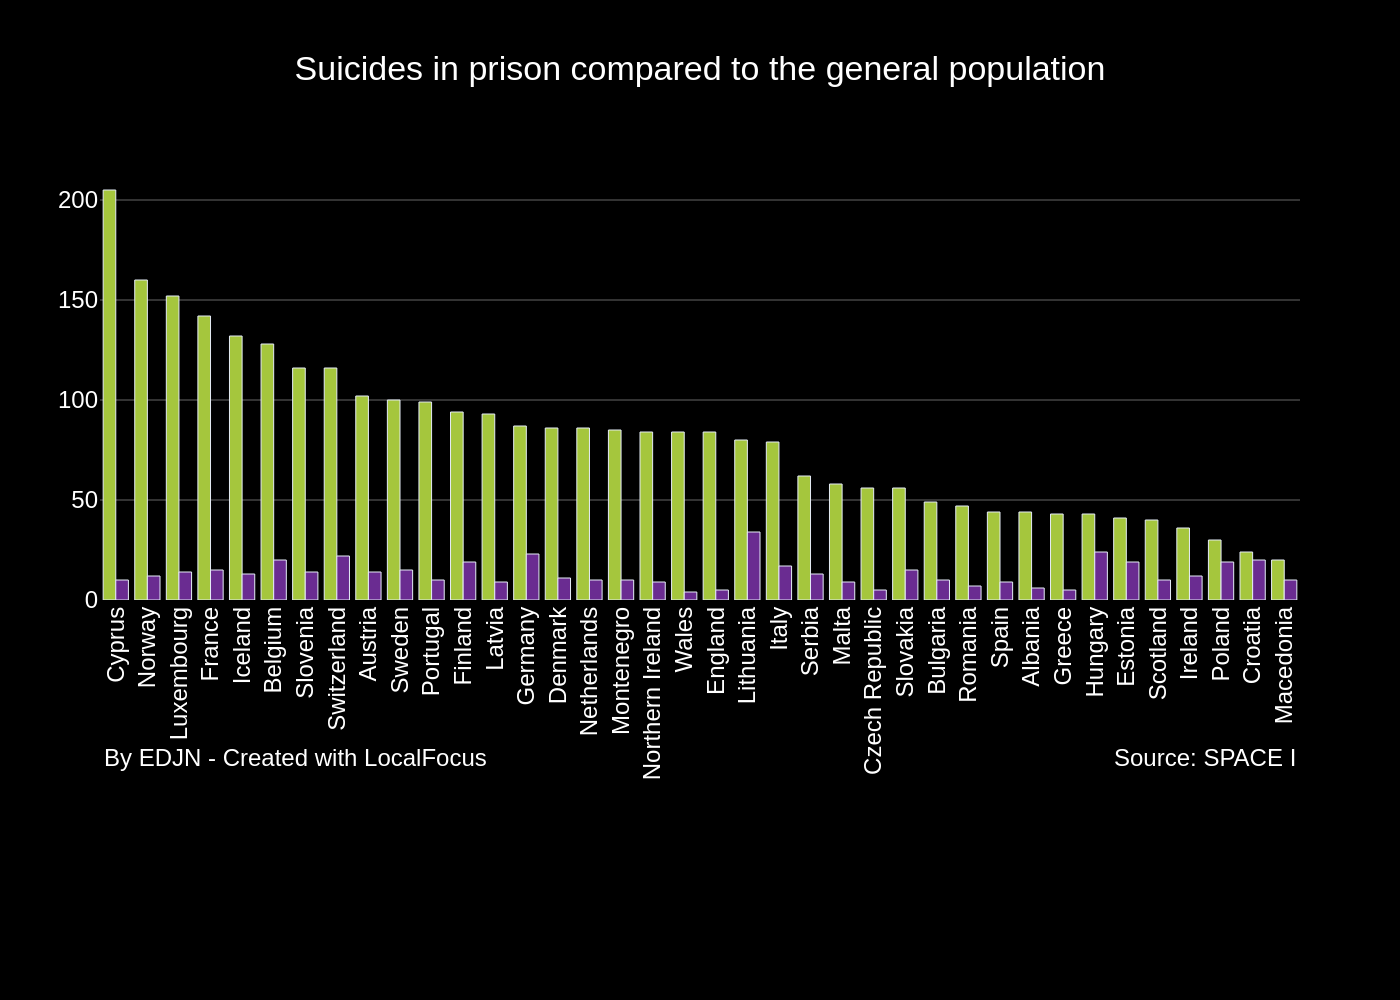

Python code for this plot:
import sys
import json
import pathlib
import plotly.graph_objects as go

if len(sys.argv) != 2:
    print("Usage: python script.py <path_to_json_file>")
    sys.exit(1)

json_path_str = sys.argv[1]
json_path = pathlib.Path(json_path_str)

if not json_path.is_file():
    print(f"Error: JSON file not found at '{json_path_str}'")
    sys.exit(1)

with open(json_path, 'r', encoding='utf-8') as f:
    chart_spec = json.load(f)

chart_data = chart_spec['chart_data']
texts = chart_spec['texts']
colors = chart_spec['colors']

fig = go.Figure()

for i, series in enumerate(chart_data['series']):
    fig.add_trace(go.Bar(
        name=series['name'],
        x=chart_data['categories'],
        y=series['values'],
        marker_color=colors[i]
    ))

fig.update_layout(
    barmode='group',
    title=dict(
        text=texts['title'],
        x=0.5,
        font=dict(
            color='white'
        )
    ),
    xaxis=dict(
        tickangle=-90,
        showgrid=False,
        tickfont=dict(color='white')
    ),
    yaxis=dict(
        range=[0, 220],
        gridcolor='rgba(255, 255, 255, 0.2)',
        showline=False,
        zeroline=False,
        tickfont=dict(color='white')
    ),
    plot_bgcolor='black',
    paper_bgcolor='black',
    font=dict(family="Arial"),
    showlegend=False,
    margin=dict(l=50, r=50, t=80, b=200),
    annotations=[
        dict(
            text=texts['note'],
            showarrow=False,
            xref='paper',
            yref='paper',
            x=0,
            y=-0.4,  
            xanchor='left',
            yanchor='bottom',
            font=dict(color='white', size=12)
        ),
        dict(
            text=texts['source'],
            showarrow=False,
            xref='paper',
            yref='paper',
            x=1,
            y=-0.4,
            xanchor='right',
            yanchor='bottom',
            font=dict(color='white', size=12)
        )
    ]
)

output_filename = f"{json_path.stem}.png"
fig.write_image(output_filename, scale=2)

print(f"Chart saved to {output_filename}")
